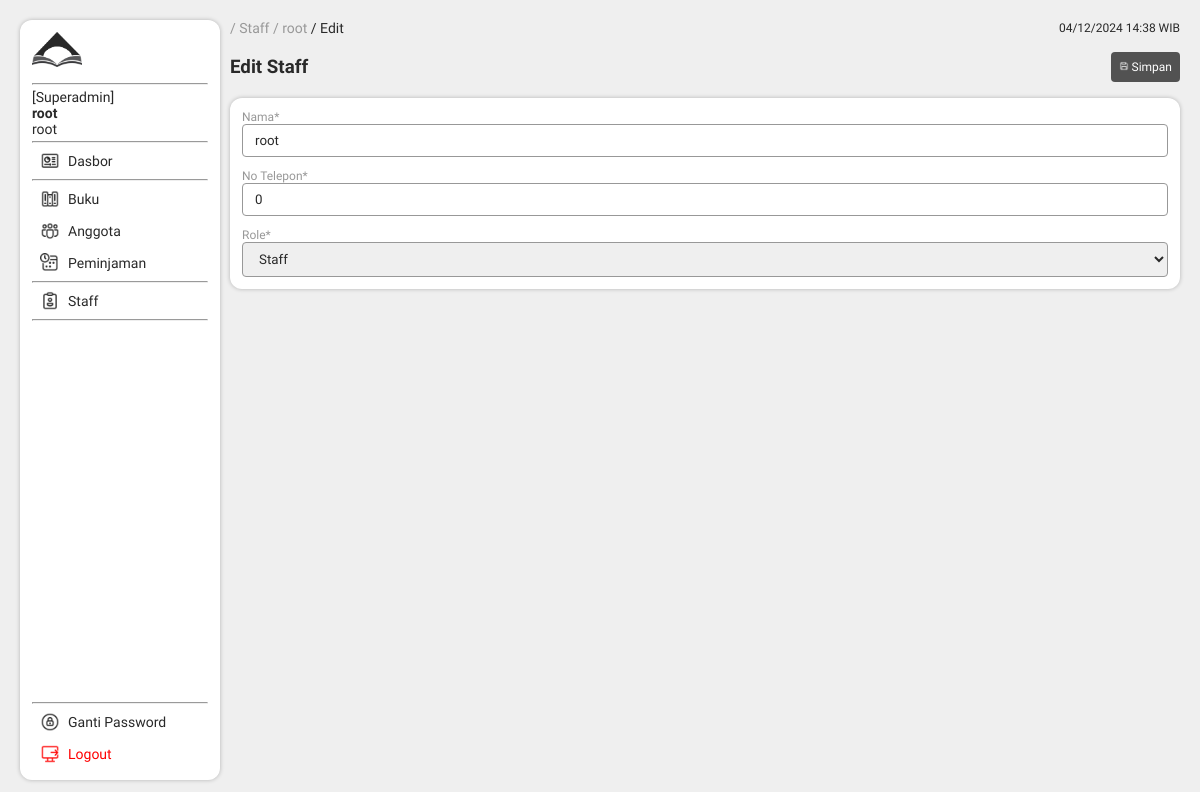
Screenshot of /staff/staff.php?id=root&action=edit (signed in) with the database file from the repository.
### tables this page shows
CREATE TABLE `staffs` (
  `id` varchar(5) NOT NULL COMMENT 'Primary Key',
  `name` varchar(50) NOT NULL,
  `password` varchar(60) NOT NULL,
  `phone_num` varchar(15) NOT NULL,
  `roles` enum('Admin','Staff','Superadmin') NOT NULL DEFAULT 'Staff',
  `created_by` varchar(5) DEFAULT NULL,
  `created_at` timestamp NOT NULL DEFAULT CURRENT_TIMESTAMP
);

### config/config.php (called while the page is built, shortened)
<?php
$current_time = date('d/m/Y H:i');

### staff/staff.php (the view, shortened to what this page needs)
<?php
require_once $_SERVER['DOCUMENT_ROOT'] . "/lokapustaka/config/config.php";
require_once $_SERVER['DOCUMENT_ROOT'] . "/lokapustaka/config/db.php";
require_once $_SERVER['DOCUMENT_ROOT'] . "/lokapustaka/includes/aside.php";
if (isset($_GET['id'])) {
    $id = $_GET['id'];
    $sql = "
    SELECT
        a.*,
        CASE
            WHEN a.created_by IS NULL THEN '[Staff Dihapus]'
            WHEN a.created_by = 'root' THEN NULL
            ELSE b.name
        END AS created_by_name
    FROM staffs as a
        LEFT JOIN staffs AS b ON a.created_by = b.id
    WHERE
        a.id = ?
    ";
    $stmt = $conn->prepare($sql);
    $stmt->bind_param('s', $id);
    $stmt->execute();
    $result = $stmt->get_result();
    if ($result->num_rows > 0) {
        $staff = $result->fetch_assoc();
    } else {
        ?>
        <script>alert("Staff tidak ditemukan."); location.href = "staff.php"</script>
        <?php
    }
}
?>
<!DOCTYPE html>
<html lang="en">
<head>
    <link rel="stylesheet" href="/lokapustaka/style.css">
</head>
<body>
    <main>
        <div class="top mb16">
            <p class="f14">
                <?php
                if (isset($staff)) {
                    if (isset($_GET['action']) == 'edit') {
                        echo "<a class='f-sub' href='staff.php'>/ Staff </a><a class='f-sub' href='staff.php?id=" . $staff['id'] . "'>/ " . $staff['id'] . "</a> / Edit";
                    } else {
                        echo "<a class='f-sub' href='staff.php'>/ Staff</a> / " . $staff['id'];
                    }
                } else {
                    if (isset($_GET['action']) == 'add') {
                        echo "<a class='f-sub' href='staff.php'>/ Staff</a> / Tambah";
                    } else {
                        echo "/ Staff";
                    }
                }
                ?>
            </p>
            <p id="wib-time" class="f12"><?= $current_time . " WIB" ?></p>
        </div>
        <?php if (isset($staff)): ?>
            <?php if (isset($_GET['action']) == 'edit'): ?>
                <div class="head mb16">
                    <h3>Edit Staff</h3>
                    <div class="head-button">
                        <a class="sec-b head-b" onclick="confirmEditStaff()">
                            <img src="/lokapustaka/img/save-light.png" alt="Simpan">
                            Simpan
                        </a>
                    </div>
                </div>
                <div class="container2">
                    <form id="editStaffForm" method="post">
                        <div class="input-container2 mb12">
                            <label for="name" class="f12 f-sub mb4">Nama*</label>
                            <input type="text" name="name" id="name" placeholder="e.g. Adul Temon" value="<?= $staff['name'] ?>"
                                required>
                        </div>
                        <div class="input-container2 mb12">
                            <label for="phone_num" class="f12 f-sub mb4">No Telepon*</label>
                            <input type="text" name="phone_num" id="phone_num" placeholder="e.g. 081234567890"
                                value="<?= $staff['phone_num'] ?>" required>
                        </div>
                        <div class="input-container2">
                            <label for="roles" class="f12 f-sub mb4">Role*</label><br>
                            <select name="roles" id="roles" required>
                                <option value="Staff" <?= $staff['roles'] === 'Staff' ? 'selected' : '' ?>>Staff</option>
                            </select>
                        </div>
                    </form>
                </div>
            <?php endif ?>
        <?php endif ?>
    </main>
</body>
</html>

### style.css (style rules this page uses)
:root { --c-50: #ffffff; --c-100: #efefef; --c-200: #dcdcdc; --c-300: #bdbdbd; --c-400: #989898; --c-500: #7c7c7c; --c-600: #656565; --c-700: #525252; --c-800: #464646; --c-900: #3d3d3d; --c-950: #292929; --red: #FF0000; --red-hover: #CC0000; --shadow: 0px 0px 4px rgba(0, 0, 0, 0.25); }
* { font-family: 'Reddit Sans', sans-serif; box-sizing: border-box; margin: 0; padding: 0; color: var(--c-950); }
body { background-color: var(--c-100); cursor: default; display: flex; justify-content: center; width: 100%; }
a { text-decoration: none; }
.f-sub { color: var(--c-400); }
.f12 { font-size: 12px; }
.f14 { font-size: 14px; }
.mb4 { margin-bottom: 4px; }
.mb12 { margin-bottom: 12px; }
.mb16 { margin-bottom: 16px; }
input[type=submit]:hover, select { cursor: pointer; }
.input-container2 { width: 100%; }
.input-container2 input, .input-container2 select { width: 100%; padding: 8px 12px; border: 1px solid var(--c-400); border-radius: 4px; }
.input-container2 input::placeholder { color: var(--c-400); }
.sec-b { background-color: var(--c-700); color: var(--c-50); width: 100%; border-radius: 8px; padding: 16px; text-align: center; }
.head-b { width: auto; padding: 8px; border-radius: 4px; font-size: 12px; }
.head-button { display: flex; align-items: center; }
.head { display: flex; justify-content: space-between; align-items: center; }
.head img { width: 10px; }
.container2 { width: 100%; background-color: var(--c-50); border-radius: 12px; padding: 12px; box-shadow: var(--shadow); }
main { width: 85%; margin-left: 15%; padding: 20px; padding-left: 50px; }
.top { display: flex; justify-content: space-between; align-items: center; }

### rows the page displays
staffs: id "root", name "root", phone_num "0"

### other values shown
$_SESSION['staffs_roles'] "Superadmin"
$_SESSION['staffs_name'] "root"
$_SESSION['staffs_id'] "root"
$current_time "04/12/2024 14:38"
